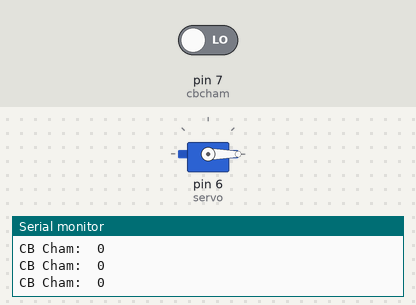
Bench run of a sketch on a simulated Arduino Uno, built with avr-gcc and run on an emulated ATmega328P. On the bench: servo, the last lines printed to the serial monitor. The test bench sets the inputs (shaded band); at power-on: pin 7 (cbcham) LOW.

Above: at 1.2 s.
1.3 s: pin 7 (cbcham) driven HIGH
At 1.9 s:
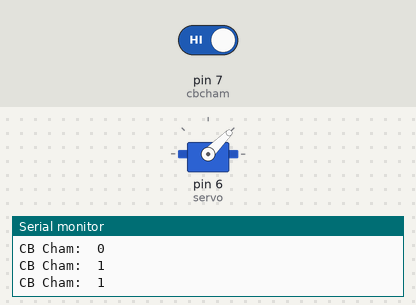
At 3.2 s:
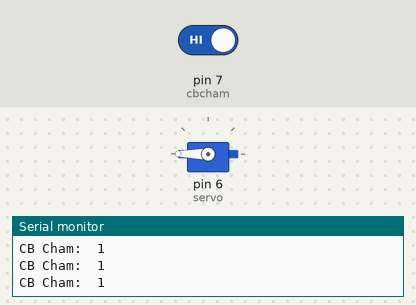
4.3 s: pin 7 (cbcham) driven LOW
At 5.6 s:
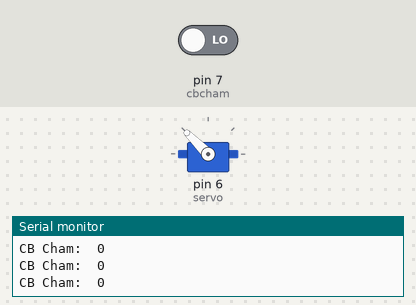
Timing chart, 0 to 7.3 s (numbered marks = the images above; inputs shaded):
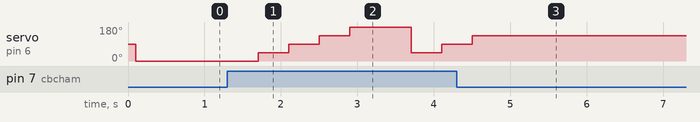

Measured:
- after the input at 1.3 s, servo on pin 6 (servo): 0° → 45° after 0.40 s, → 90° 0.40 s later, → 135° 0.40 s later, → 180° 0.40 s later, … (6 changes in this stretch)
- after the input at 4.3 s, servo on pin 6 (servo): goes on until 4.5 s, then stays 135°

The sketch:

cambiencham.ino
```cpp
#include <Arduino.h> // Khai báo thư viện Arduino
#include <Servo.h>   // Khai báo thư viện để điều khiển động cơ Servo
Servo servo;         // Tạo một đối tượng servo để điều khiển
int cbcham = 7;      // Khai báo chân số 7 kết nối với cảm biến chạm
int so_lan = 0;      // Biến lưu trữ số lần chạm, bắt đầu từ 0

void setup() {
  Serial.begin(9600);      // Bắt đầu giao tiếp Serial với tốc độ 9600 baud
  pinMode(cbcham, INPUT);  // Đặt chân cảm biến chạm (số 7) làm đầu vào (nhận tín hiệu)
  servo.attach(6);         // Gắn động cơ servo vào chân số 6
}

void loop() {
  int giatricb = digitalRead(cbcham); // Đọc trạng thái từ cảm biến chạm (1: chạm, 0: không chạm)
  Serial.print("CB Cham:  ");         // In chữ "CB Cham:  " ra Serial Monitor
  Serial.print(giatricb);             // In giá trị đọc được từ cảm biến
  Serial.println();                   // Xuống dòng
  delay(100);                         // Tạm dừng 100ms để ổn định vòng lặp

  if (giatricb == 1) {       // Nếu phát hiện có người chạm (giá trị bằng 1)
    so_lan = so_lan + 1;     // Cộng thêm 1 vào số lần đếm
    delay(300);              // Tạm dừng 300ms (chống nhiễu tín hiệu) tránh nhận 1 lần thành nhiều lần
  }

  // Dựa vào số lần chạm để điều khiển góc quay của servo
  if (so_lan == 0) {
    servo.write(0);          // Nếu là 0, servo quay về 0 độ
  } else if (so_lan == 1) {
    servo.write(45);         // Nếu chạm 1 lần, servo quay đến góc 45 độ
  } else if (so_lan == 2) {
    servo.write(90);         // Nếu chạm 2 lần, servo quay đến góc 90 độ
  } else if (so_lan == 3) {
    servo.write(135);        // Nếu chạm 3 lần, servo quay đến góc 135 độ
  } else if (so_lan == 4) {
    servo.write(180);        // Nếu chạm 4 lần, servo quay đến góc 180 độ
  } else if (so_lan == 5) {
    so_lan = 0;              // Nếu chạm 5 lần, reset đếm về 0 để khởi động chu kỳ mới
  }
}
```
